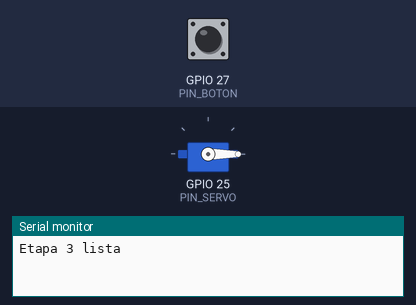
A sketch run on a simulated ESP32. Shown: servo, the last lines printed to the serial monitor. The test bench sets the inputs (shaded band); at power-on: GPIO 27 (PIN_BOTON) HIGH.

Above: at 1.2 s.
1.3 s: GPIO 27 (PIN_BOTON) pulled LOW for 0.15 s
At 2.5 s:
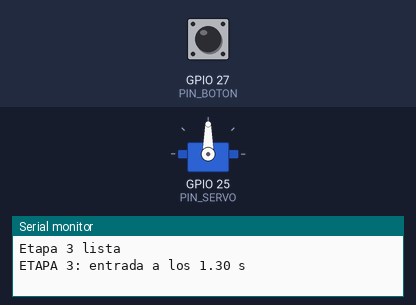
Timing chart, 0 to 4.3 s (numbered marks = the images above; inputs shaded):
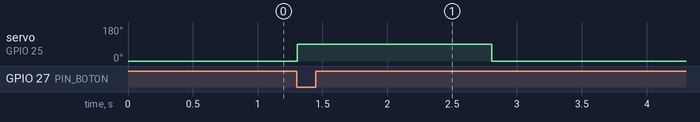

The sketch:

esp32.ino
```cpp
// Proyecto 8: Reaccion en cadena, plantilla de etapa electronica (ESP32 generico, Arduino IDE)
#include <ESP32Servo.h>

const int NUMERO_ETAPA = 3;
const int TIPO_SENSOR = 0;          // 0 = boton (microswitch), 1 = luz, 2 = distancia
const int PIN_SERVO = 25;
const int PIN_BOTON = 27;          // microswitch entre el pin y GND
const int PIN_LUZ = 34;            // modulo de luz: salida AO
const int PIN_TRIG = 26;
const int PIN_ECHO = 35;
const int CERRADA = 0;
const int ABIERTA = 90;
const unsigned long TIEMPO_ABIERTA = 1500;
const float UMBRAL_LUZ = 0.7;
const int UMBRAL_DISTANCIA = 8;

Servo compuerta;
int baseLuz = 0;
enum Estado { LISTA, REARMANDO };
Estado estado = LISTA;
unsigned long libreDesde = 0;

long medirDistanciaCm() {
  digitalWrite(PIN_TRIG, LOW);
  delayMicroseconds(2);
  digitalWrite(PIN_TRIG, HIGH);
  delayMicroseconds(10);
  digitalWrite(PIN_TRIG, LOW);
  long t = pulseIn(PIN_ECHO, HIGH, 30000);
  if (t == 0) return 999;
  return t / 58;
}

bool entradaActiva() {
  if (TIPO_SENSOR == 0) return digitalRead(PIN_BOTON) == LOW;
  if (TIPO_SENSOR == 1) return analogRead(PIN_LUZ) < baseLuz * UMBRAL_LUZ;
  return medirDistanciaCm() < UMBRAL_DISTANCIA;
}

void setup() {
  Serial.begin(115200);
  pinMode(PIN_BOTON, INPUT_PULLUP);
  pinMode(PIN_TRIG, OUTPUT);
  pinMode(PIN_ECHO, INPUT);
  baseLuz = analogRead(PIN_LUZ);    // luz sin tapar al encender
  compuerta.attach(PIN_SERVO, 500, 2400);
  compuerta.write(CERRADA);
  Serial.print("Etapa ");
  Serial.print(NUMERO_ETAPA);
  Serial.println(" lista");
}

void loop() {
  if (estado == LISTA && entradaActiva()) {
    Serial.print("ETAPA "); Serial.print(NUMERO_ETAPA);
    Serial.print(": entrada a los "); Serial.print(millis() / 1000.0); Serial.println(" s");
    compuerta.write(ABIERTA);
    delay(TIEMPO_ABIERTA);
    compuerta.write(CERRADA);
    Serial.print("ETAPA "); Serial.print(NUMERO_ETAPA);
    Serial.print(": salida a los "); Serial.print(millis() / 1000.0); Serial.println(" s");
    estado = REARMANDO;
    libreDesde = millis();
  } else if (estado == REARMANDO) {
    if (entradaActiva()) libreDesde = millis();
    else if (millis() - libreDesde > 2000) {
      estado = LISTA;
      Serial.println("Lista otra vez");
    }
  }
  delay(10);
}
```

Measured:
- after the input at 1.3 s, servo on GPIO 25 (PIN_SERVO): 0° → 90° at once, → 0° 1.5 s later
